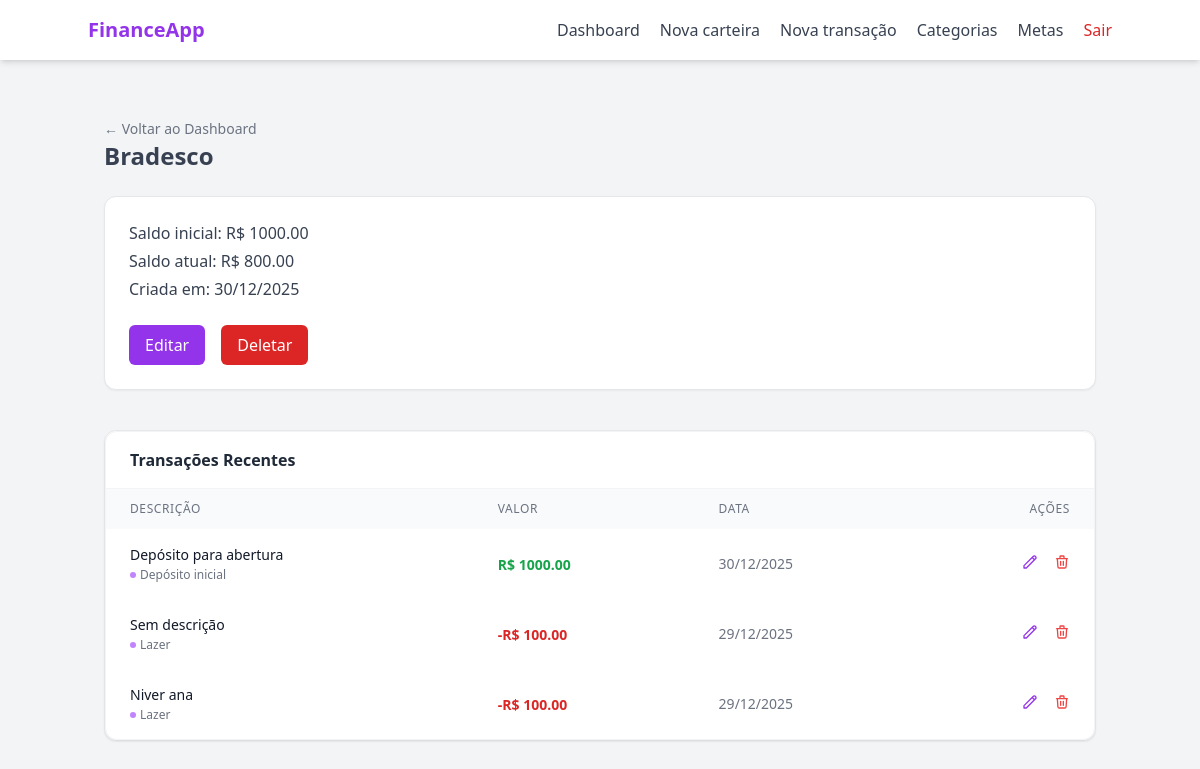
Page /wallet/1 (signed in) on the earlier database version.
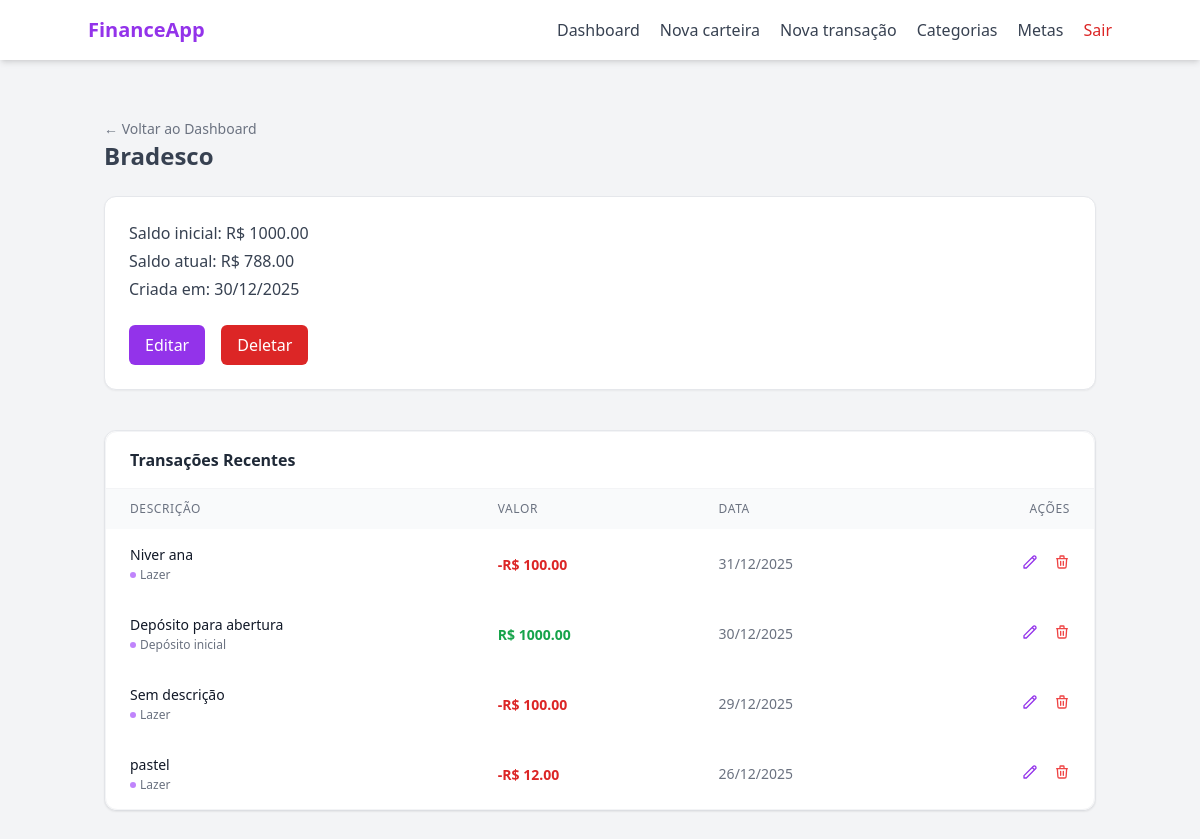
Same page on the later database version.
### models/wallet.py (models this page shows, shortened)
class Wallet(db.Model):
    __tablename__ = "wallets"
    id = db.Column(db.Integer, primary_key= True)
    wallet_name = db.Column(db.String(100), nullable= False)
    initial_balance = db.Column(db.Float, default= 0.0)
    current_balance = db.Column(db.Float, default= 0.0)
    is_active = db.Column(db.Boolean, default= True)
    created_at = db.Column(db.DateTime, default= lambda: datetime.now(timezone.utc).date())
    user_id = db.Column(db.Integer, db.ForeignKey("users.id"), nullable= False)

### models/transaction.py (models this page shows, shortened)
class Transaction(db.Model):
    __tablename__ = "transactions"
    id = db.Column(db.Integer, primary_key= True)
    transaction_type = db.Column(db.String(20), nullable= False)
    value = db.Column(db.Float, nullable= False)
    created_at = db.Column(db.Date, default= lambda: datetime.now(timezone.utc).date())
    description = db.Column(db.String(100), nullable= True)
    wallet_id = db.Column(db.Integer, db.ForeignKey("wallets.id"), nullable= False)
    category_id = db.Column(db.Integer, db.ForeignKey("categories.id"), nullable= False)
    category = db.relationship("Category", backref= "transactions", lazy= True)
    wallet = db.relationship("Wallet", backref= "transactions", lazy= True)

### models/category.py (models this page shows, shortened)
class Category(db.Model):
    __tablename__ = "categories"
    id = db.Column(db.Integer, primary_key= True)
    name = db.Column(db.String(100), nullable= False)
    type = db.Column(db.String(20), nullable= False)
    __mapper_args__ = {
        "polymorphic_on": type,
        "polymorphic_identity": "category"
    }

### routes/wallet_routes.py (the view)
@wallet_bp.route("/<int:wallet_id>", methods=["GET"])
@login_required
def wallet_detail_page(wallet_id):
    wallet = WalletController.get_wallet_by_id(wallet_id)
    transactions = TransactionController.get_transactions_by_wallet(wallet_id)
    categories = CategoryController.get_user_categories(user_id=current_user.id)
    if not wallet:
        return "Carteira não encontrada", 404
    if wallet.user_id != current_user.id:
        return "Acesso negado", 403
    return render_template("wallet/detail.html", wallet= wallet, transactions= transactions, categories= categories)

### controllers/category_controller.py (called while the page is built)
    @staticmethod
    def get_user_categories(user_id):
        return UserCategory.query.filter_by(user_id= user_id).all()

### controllers/transaction_controller.py (called while the page is built)
    @staticmethod
    def get_transactions_by_wallet(wallet_id):
        return Transaction.query.filter_by(wallet_id=wallet_id).order_by(Transaction.created_at.desc()).order_by(Transaction.id.desc()).all()

### controllers/wallet_controller.py (called while the page is built)
    @staticmethod
    def get_wallet_by_id(wallet_id):
        wallet = Wallet.query.filter_by(id= wallet_id, is_active= True).first()
        return wallet

### templates/wallet/detail.html (shortened to what the changed rows need)
{% extends "base.html" %}
{% block content %}
<div class="text-left pt-4">
    <a href="{{ url_for('main_bp.dashboard_page') }}" class="text-sm text-gray-500 hover:text-purple-600 transition-colors">
    </a>
</div>
<h1 class="text-2xl font-semibold text-gray-700 mb-6">
    {{ wallet.wallet_name }}
</h1>
<div class="bg-white shadow-sm rounded-xl p-6 border border-gray-200 mb-10">
    <div class="mb-6 space-y-1 text-gray-700">
        <p><span class="font-medium">Saldo inicial:</span> R$ {{ "%.2f"|format(wallet.initial_balance) }}</p>
        <p><span class="font-medium">Saldo atual:</span> R$ {{ "%.2f"|format(wallet.current_balance) }}</p>
        <p><span class="font-medium">Criada em:</span> {{ wallet.created_at.strftime("%d/%m/%Y") }}</p>
    </div>
    <div class="flex gap-4">
    </div>
</div>
<ul class="bg-white shadow-sm rounded-xl border border-gray-200 divide-y">
    <div class="bg-white rounded-xl shadow-sm border border-gray-100 overflow-hidden">
        <table class="w-full text-left border-collapse">
            <thead>
                <tr class="bg-gray-50 text-gray-500 text-xs uppercase tracking-wider">
                    <th class="px-6 py-3 font-medium">Descrição</th>
                    <th class="px-6 py-3 font-medium">Valor</th>
                    <th class="px-6 py-3 font-medium">Data</th>
                    <th class="px-6 py-3 font-medium text-right">Ações</th>
                </tr>
            </thead>
        {% for transaction in transactions %}
            <tbody class="divide-y divide-gray-100">
                <tr class="hover:bg-gray-50 transition-colors">
                    <td class="px-6 py-4">
                        <p class="text-sm font-medium text-gray-900">
                            {{ transaction.description if transaction.description else "Sem descrição" }}
                        </p>
                        <p class="text-xs text-gray-500 mt-0.5 flex items-center gap-1">
                            <span class="w-1.5 h-1.5 rounded-full bg-purple-400"></span>
                            {{ transaction.category.name }}
                        </p>
                    </td>
                    <td class="px-6 py-4">
                        {% if transaction.transaction_type == 'income' %}
                        <span class="text-sm font-bold text-green-600">R$ {{ "%.2f"|format(transaction.value) }}</span>
                        {% else %}
                        <span class="text-sm font-bold text-red-600">-R$ {{ "%.2f"|format(transaction.value) }}</span>
                        {% endif %}
                    </td>
                    <td class="px-6 py-4 text-sm text-gray-500">
                        {{ transaction.created_at.strftime('%d/%m/%Y') if transaction.created_at else "Sem data" }}
                    </td>
                    <td class="px-6 py-4 text-right">
                        <button class="text-purple-600 hover:text-purple-700 mr-3"
                            title="Editar"
                            onclick="openEditTransactionModal(
                                '{{ url_for('transaction_bp.edit_transaction', transaction_id=transaction.id) }}',
                                '{{transaction.value}}',
                                '{{ transaction.created_at.strftime('%Y-%m-%d') if transaction.created_at else '' }}',
                                '{{transaction.description}}',
                                '{{transaction.category_id}}'
                            )"
                            {% if transaction.category.type == 'system' %} disabled {% endif %}>
                            <svg class="w-4 h-4" fill="none" stroke="currentColor" viewBox="0 0 24 24"><path stroke-linecap="round" stroke-linejoin="round" stroke-width="2" d="M15.232 5.232l3.536 3.536m-2.036-5.036a2.5 2.5 0 113.536 3.536L6.5 21.036H3v-3.572L16.732 3.732z"></path></svg>
                        </button>
                        <button class="text-red-500 hover:text-red-700"
                            title="Deletar"
                            onclick="openConfirmModal(
                            '{{ url_for('transaction_bp.delete_transaction', transaction_id=transaction.id) }}',
                            'Excluir Transação',
                            'Tem certeza que deseja apagar a transação de R$ {{ transaction.value }}? O saldo da carteira será atualizado.'
                            )"
                            class="text-red-600 hover:text-red-800 hover:underline transition-colors font-medium text-sm flex items-center gap-1"
                            {% if transaction.category.type == 'system' %} disabled {% endif %}>
                            <svg class="w-4 h-4" fill="none" stroke="currentColor" viewBox="0 0 24 24"><path stroke-linecap="round" stroke-linejoin="round" stroke-width="2" d="M19 7l-.867 12.142A2 2 0 0116.138 21H7.862a2 2 0 01-1.995-1.858L5 7m5 4v6m4-6v6m1-10V4a1 1 0 00-1-1h-4a1 1 0 00-1 1v3M4 7h16"></path></svg>
                        </button>
                    </td>
                </tr>
            {% endfor %}
                </tbody>
            </table>
        </div>
{% endblock %}

Differences in the rows shown:
changed Wallet "Bradesco": current_balance "800.00" → "788.00"
changed Transaction "Niver ana": created_at "29/12/2025" → "31/12/2025"; moves up the list
added Transaction: value "12.00"
